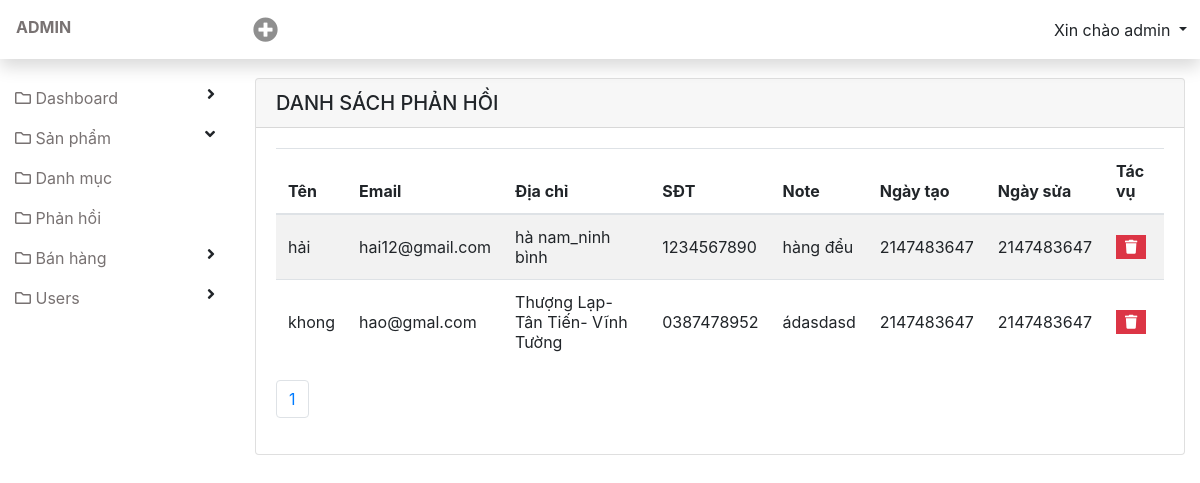
Page /admin/index.php?view=list-feedback (signed in) on the committed database.
### tables this page shows
CREATE TABLE `feedback` (
  `id` int(11) NOT NULL,
  `fullname` varchar(255) DEFAULT NULL,
  `email` varchar(255) NOT NULL,
  `address` longtext DEFAULT NULL,
  `phone` varchar(255) DEFAULT NULL,
  `note` varchar(255) DEFAULT NULL,
  `created_at` int(11) DEFAULT NULL,
  `update_at` int(11) DEFAULT NULL
);

### admin/views/list-feedback.php (the view, shortened to what this page needs)
<?php
require './inc/header.php';
?>
<?php
$num_per_page = !empty($_GET['per_page']) ? $_GET['per_page'] : 3;
$current_page = !empty($_GET['page']) ? $_GET['page'] : 1;
$offset = ($current_page - 1) * $num_per_page;
$sql =  "SELECT * FROM `feedback`  ORDER BY id ASC LIMIT " . $num_per_page . " OFFSET " . $offset;
$res = $conn->query($sql);
$totalRecords = mysqli_query($conn, "SELECT * FROM `feedback`");
$totalRecords = $totalRecords->num_rows;
$totalPages = ceil($totalRecords / $num_per_page);
?>
<div id="content" class="container-fluid">
    <div class="card">
        <div class="card-header font-weight-bold d-flex justify-content-between align-items-center">
            <h5 class="m-0 ">Danh sách phản hồi</h5>
        </div>
        <div class="card-body">
            <table class="table table-striped table-checkall">
                <thead>
                    <tr>
                        <th scope="col">Tên</th>
                        <th scope="col">Email</th>
                        <th scope="col">Địa chỉ</th>
                        <th scope="col">SĐT</th>
                        <th scope="col">Note</th>
                        <th scope="col">Ngày tạo</th>
                        <th scope="col">Ngày sửa</th>
                        <th scope="col">Tác vụ</th>
                    </tr>
                </thead>
                <tbody>
                    <?php
                    while ($row = $res->fetch_array()) {
                    ?>
                        <tr>
                            <td scope="row"><?= $row['fullname'] ?></td>
                            <td scope="row"><?= $row['email'] ?></td>
                            <td scope="row"><?= $row['address'] ?></td>
                            <td scope="row"><?= $row['phone'] ?></td>
                            <td scope="row"><?= $row['note'] ?></td>
                            <td scope="row"><?= $row['created_at'] ?></td>
                            <td scope="row"><?= $row['update_at'] ?></td>
                            <td>
                                <a onclick="return confirm('bạn muốn xóa phản hồi này?');" href="?view=delete-feedback&id=<?= $row['id'] ?>" class="btn btn-danger btn-sm rounded-0 text-white" type="button" data-toggle="tooltip" data-placement="top" title="Delete"><i class="fa fa-trash"></i></a>
                            </td>
                        </tr>
                    <?php  } ?>
                </tbody>
            </table>
            <nav aria-label="Page navigation example">
                <ul class="pagination">
                    <?php for ($t = 1; $t <=  $totalPages; $t++) { ?>
                        <li class="page-item">
                            <a class="page-link" href="?view=list-feedback&per_page=<?= $num_per_page ?>&page=<?= $t ?>"> <?= $t ?> </a>
                        </li>
                    <?php }  ?>
                </ul>
            </nav>
        </div>
    </div>
</div>

### admin/css/style.css (style rules this page uses)
a { color: #787272; }
#content { padding-top: 20px; padding-bottom: 20px; }
#content .card-header { text-transform: uppercase; }
.table tr td { vertical-align: middle; }

### rows in the picture
feedback: fullname "hải", email "hai12@gmail.com", address "hà nam_ninh bình", phone "1234567890", note "hàng đểu", created_at "2147483647", update_at "2147483647"
feedback: fullname "khong", email "hao@gmal.com", address "Thượng Lạp-Tân Tiến- Vĩnh Tường", phone "0387478952", note "ádasdasd", created_at "2147483647", update_at "2147483647"

### other values in the picture
$_SESSION['user_login_admin'] "admin"
